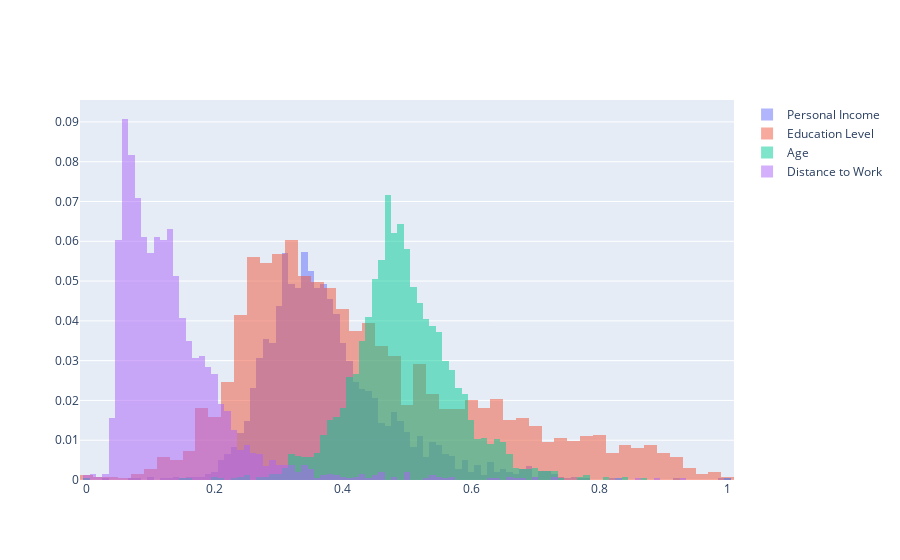

Notebook source saved alongside this figure:
### Code cell
# process the distance to work by postcode data
def get_distance_to_work_data(filepath):
    df = pd.read_csv(
        filepath,
        header=6,
    )
    return df
dtw_df = get_distance_to_work_data("../data/raw/ABS/2021-distance-to-work-by-postcode.csv")
# rename first column to "Postcode"
dtw_df = dtw_df.rename(columns={dtw_df.columns[0]: "Postcode"})
# filter out rows that don't start with 4 digits
dtw_df = dtw_df[dtw_df["Postcode"].str.match(r"^\d{4}.*")]
# strip anything after the first 4 digits from the Postcode
dtw_df["Postcode"] = dtw_df["Postcode"].str.extract(r"(\d{4})")
# pull out just the distance to work groups into a new dataframe named data
cols = dtw_df.columns
ncols = len(cols)
data = dtw_df[cols[1:ncols-2]]
# create a numeric value to represent each column based on the midpoint of the distance range 
distance = [0, 1.25, 6.25, 20.0, 40.0, 150.0, 300.0]
# convert values in data to numeric type
data = data.apply(pd.to_numeric)
total = data.sum(axis=1)
# for each column in data, divide by total
frac = data.div(total, axis=0)
func = lambda x: sum(np.asarray(x) * np.asarray(distance))
mean_distance = frac.apply(func, axis=1)
# normalize mean_distance to the range 0-1
mean_distance = (mean_distance - mean_distance.min()) / (mean_distance.max() - mean_distance.min())
fig.add_trace(go.Histogram(x=mean_distance, histnorm='probability', name='Distance to Work'))
fig.update_layout(barmode='overlay')
fig.update_traces(opacity=0.5)
fig.show()

### Figure 1 — Plotly figure (JSON) as saved in the notebook; plotly's stock layout.template omitted (floating-point values rounded to 4 significant figures; data arrays with more than 128 entries replaced by an {"elided": "..."} marker saying what was removed)
{"data": [{"histnorm": "probability", "name": "Personal Income", "opacity": 0.5, "type": "histogram", "x": {"elided": "2641 float values"}}, {"histnorm": "probability", "name": "Education Level", "opacity": 0.5, "type": "histogram", "x": {"elided": "2641 float values"}}, {"histnorm": "probability", "name": "Age", "opacity": 0.5, "type": "histogram", "x": {"elided": "2641 float values"}}, {"histnorm": "probability", "name": "Distance to Work", "opacity": 0.5, "type": "histogram", "x": {"elided": "2641 float values"}}], "layout": {"barmode": "overlay"}}
